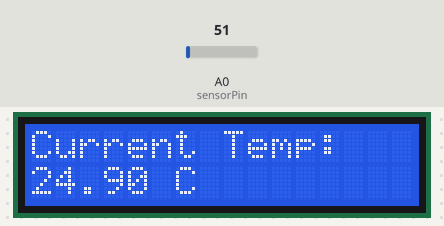
This sketch was run on a simulated Arduino Uno, built with avr-gcc and run on an emulated ATmega328P. On the bench: 16×2 character LCD. Inputs (shaded band) come from the test bench; at power-on: A0 (sensorPin) = 51.

Above: at 3.2 s.
3.3 s: A0 (sensorPin) set to 23
At 5.1 s:
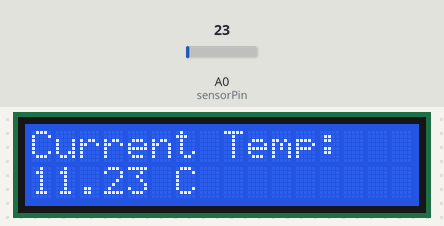
5.6 s: A0 (sensorPin) set to 18
At 6.9 s:
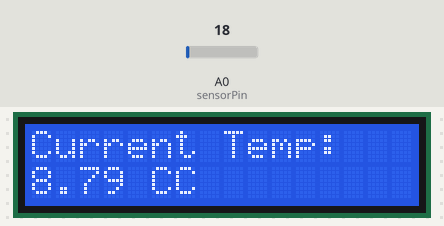
7.6 s: A0 (sensorPin) set to 30
At 8.8 s:
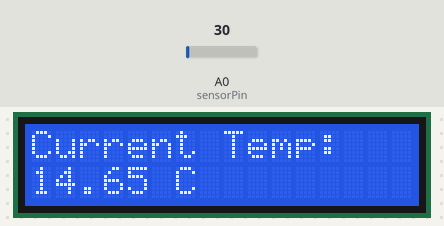
Timing chart, 0 to 10.6 s (numbered marks = the images above; inputs shaded):
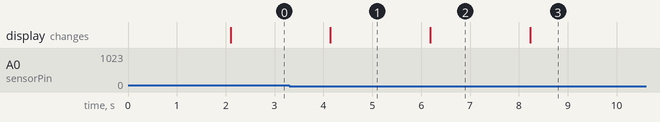

The sketch:

lab06_lm35_temperature_sensor_with_lcd_display.ino
```cpp
// Lab 06: LM35 Temperature Sensor with LCD Display
// Bicol University Polangui Campus - BSCpE
// Author: Gian Carlo D. Trilles


#include <Wire.h>
#include <LiquidCrystal_I2C.h>

//Initialize the LCD(Addres 0x27 is common)
LiquidCrystal_I2C lcd(0x27, 16, 2);
const int sensorPin = A0;

void setup() {
  lcd.init();
  lcd.backlight();
  lcd.setCursor(0,0);
  lcd.print("Temp Monitor");
  delay(2000);
  lcd.clear();
}

void loop() {
  //Read analog value (0-1023)
  int reading = analogRead(sensorPin);

  //Convert reading to voltage (for 5V Arduino)
  float voltage = reading *(5.0 / 1024.0);

  //LM35 output is 10mv per degrees Celsius
  float tempC = voltage * 100.0;

  //UI Output
  lcd.setCursor(0,0);
  lcd.print("Current Temp: ");
  lcd.setCursor(0,1);
  lcd.print(tempC);
  lcd.print(" C");

  delay(1000);//Update every Second
}
```

Measured:
- the behaviour switches between 21 and 20 on A0 (sensorPin) (found by bisection; images 1 and 2)
- after the input at 3.3 s, the display: changes after 0.84 s (image 1)
- after the input at 5.6 s, the display: changes after 0.59 s (image 2)
- after the input at 7.6 s, the display: changes after 0.63 s (image 3)
